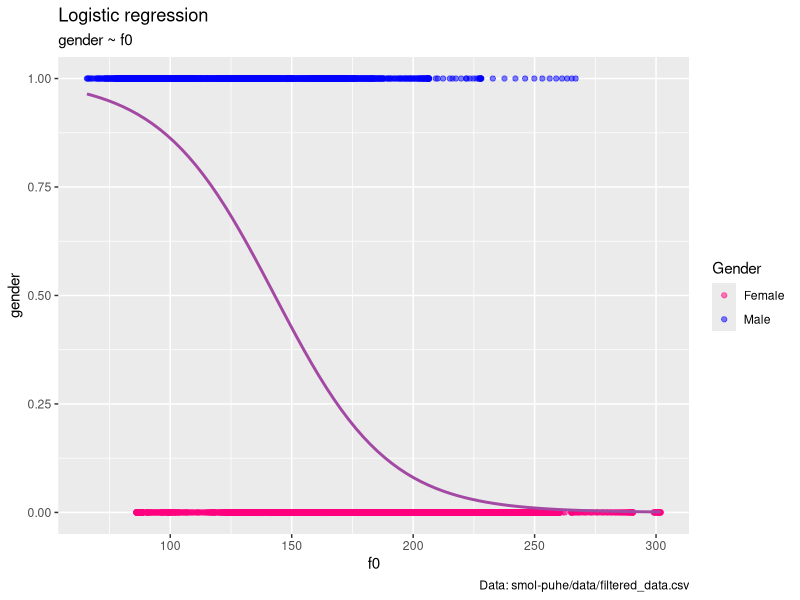
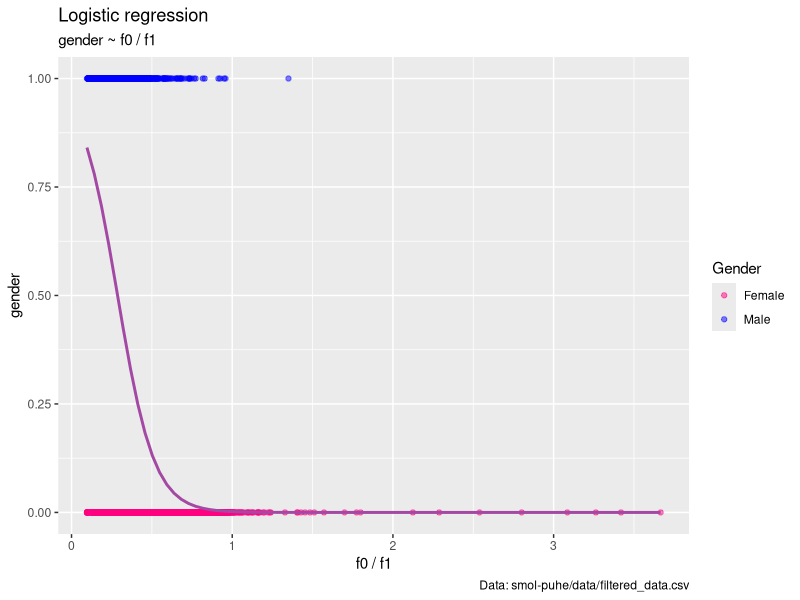
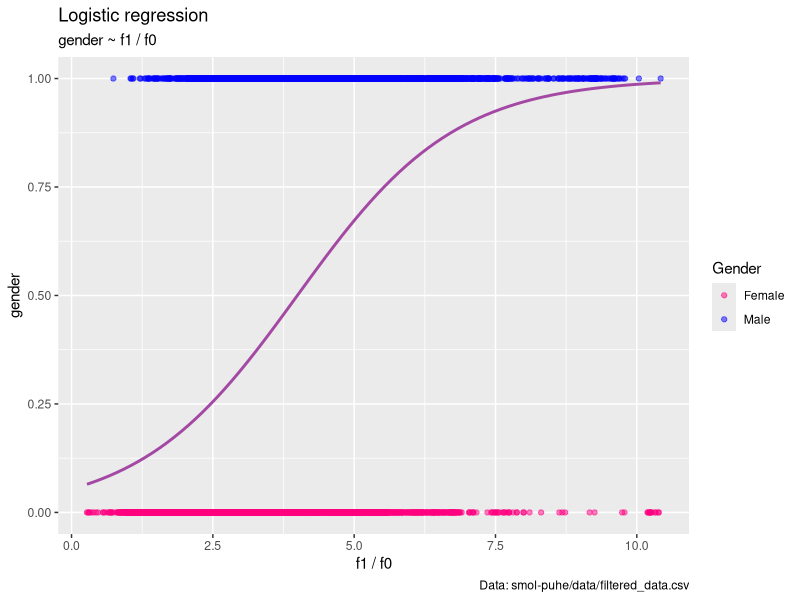
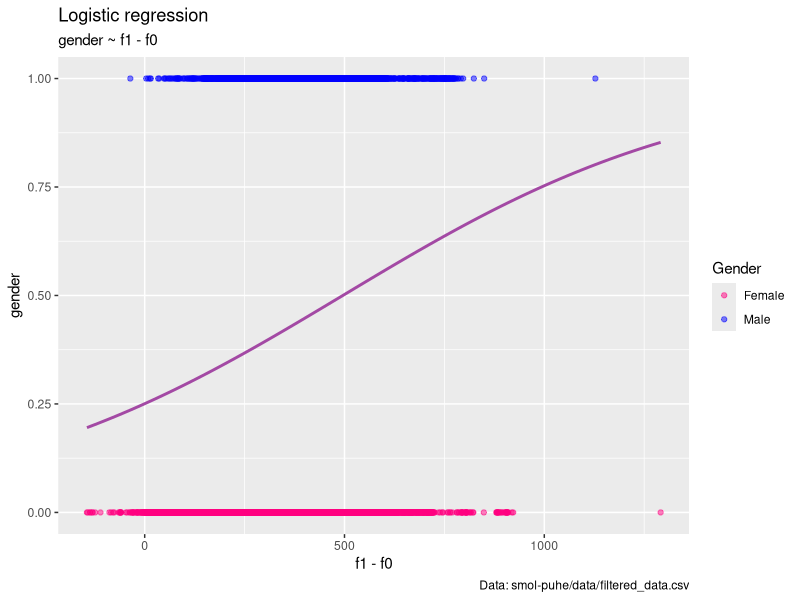

These figures' R source, in order:
## Import R packages ##########################################################

library(tidyverse)

## Set working directory for R Studio ~~~~~~~~~~~~~~~~~~~~~~~~~~~~~~~~~~~~~~~~~
## We want it to be the root of this repo, i.e. "/smol-puhe"

wd <- getwd() %>% str_replace("/scripts/R/praat_processing$", "")
setwd(wd)
getwd()
rm(wd)

tb <- read_csv("./data/filtered_data.csv")
spec(tb)

## Logistic regression ########################################################
## gender ~ f0

ggplot(tb, aes(x=f0, y=gender)) +
  geom_point(alpha=.5, aes(color = cut(tb$gender, c(-1, 0.5, 1)))) +
  scale_color_manual(name = "Gender",
                     values = c("(-1,0.5]" = "#ff0080",
                                "(0.5,1]" = "#0000ff"),
                     labels = c("Female", "Male")) +
  stat_smooth(method="glm", se=FALSE,
              method.args = list(family=binomial), col="#a349a4") +
  labs(title = "Logistic regression",
       subtitle = "gender ~ f0",
       caption = "Data: smol-puhe/data/filtered_data.csv")

# ggsave("logistic_gender_f0.png")

model_f0 <- glm(gender~f0, data = tb)
summary(model_f0)

## Logistic regression ~~~~~~~~~~~~~~~~~~~~~~~~~~~~~~~~~~~~~~~~~~~~~~~~~~~~~~~~
## gender ~ f0 / f1

tb$f0_over_f1 <- tb$f0 / tb$f1

ggplot(tb, aes(x=f0_over_f1, y=gender)) +
  geom_point(alpha=.5, aes(color = cut(tb$gender, c(-1, 0.5, 1)))) +
  scale_color_manual(name = "Gender",
                     values = c("(-1,0.5]" = "#ff0080",
                                "(0.5,1]" = "#0000ff"),
                     labels = c("Female", "Male")) +
  stat_smooth(method="glm", se=FALSE,
              method.args = list(family=binomial), col="#a349a4") +
  labs(title = "Logistic regression",
       subtitle = "gender ~ f0 / f1",
       caption = "Data: smol-puhe/data/filtered_data.csv") + 
  xlab("f0 / f1")

# ggsave("logistic_gender_f0_over_f1.png")

model_f0_over_f1 <- glm(gender~f0_over_f1, data = tb)
summary(model_f0_over_f1)

## Logistic regression ########################################################
## gender ~ f1 / f0

tb$f1_over_f0 = tb$f1 / tb$f0

ggplot(tb, aes(x=f1_over_f0, y=gender)) +
  geom_point(alpha=.5, aes(color = cut(tb$gender, c(-1, 0.5, 1)))) +
  scale_color_manual(name = "Gender",
                     values = c("(-1,0.5]" = "#ff0080",
                                "(0.5,1]" = "#0000ff"),
                     labels = c("Female", "Male")) +
  stat_smooth(method="glm", se=FALSE,
              method.args = list(family=binomial), 
              col="#a349a4") + 
  labs(title = "Logistic regression",
       subtitle = "gender ~ f1 / f0",
       caption = "Data: smol-puhe/data/filtered_data.csv") + 
  xlab("f1 / f0")

# ggsave("logistic_gender_f1_over_f0.png")

model_f1_over_f0 <- glm(gender~f1_over_f0, data = tb)
summary(model_f1_over_f0)

## Logistic regression ~~~~~~~~~~~~~~~~~~~~~~~~~~~~~~~~~~~~~~~~~~~~~~~~~~~~~~~~
## gender ~ f1 - f0

tb$f1_minus_f0 = tb$f1 - tb$f0

ggplot(tb, aes(x=f1_minus_f0, y=gender)) +
  geom_point(alpha=.5, aes(color = cut(tb$gender, c(-1, 0.5, 1)))) +
  scale_color_manual(name = "Gender",
                     values = c("(-1,0.5]" = "#ff0080",
                                "(0.5,1]" = "#0000ff"),
                     labels = c("Female", "Male")) +
  stat_smooth(method="glm", se=FALSE,
              method.args = list(family=binomial), 
              col="#a349a4") + 
  labs(title = "Logistic regression",
       subtitle = "gender ~ f1 - f0",
       caption = "Data: smol-puhe/data/filtered_data.csv") + 
  xlab("f1 - f0")

# ggsave("logistic_gender_f1_minus_f0.png")

model_f1_minus_f0 <- glm(gender~f1_minus_f0, data = tb)
summary(model_f1_minus_f0)

  # References __________________________________________________________________
# https://www.statology.org/plot-logistic-regression-in-r/
# https://www.color-hex.com/color-palette/3899
# https://stackoverflow.com/questions/29966582/ggplot-geom-point-with-colors-based-on-specific-discrete-values
# https://stackoverflow.com/questions/61227134/r-ggplot-geom-point-color-gradient-based-on-variable
  
